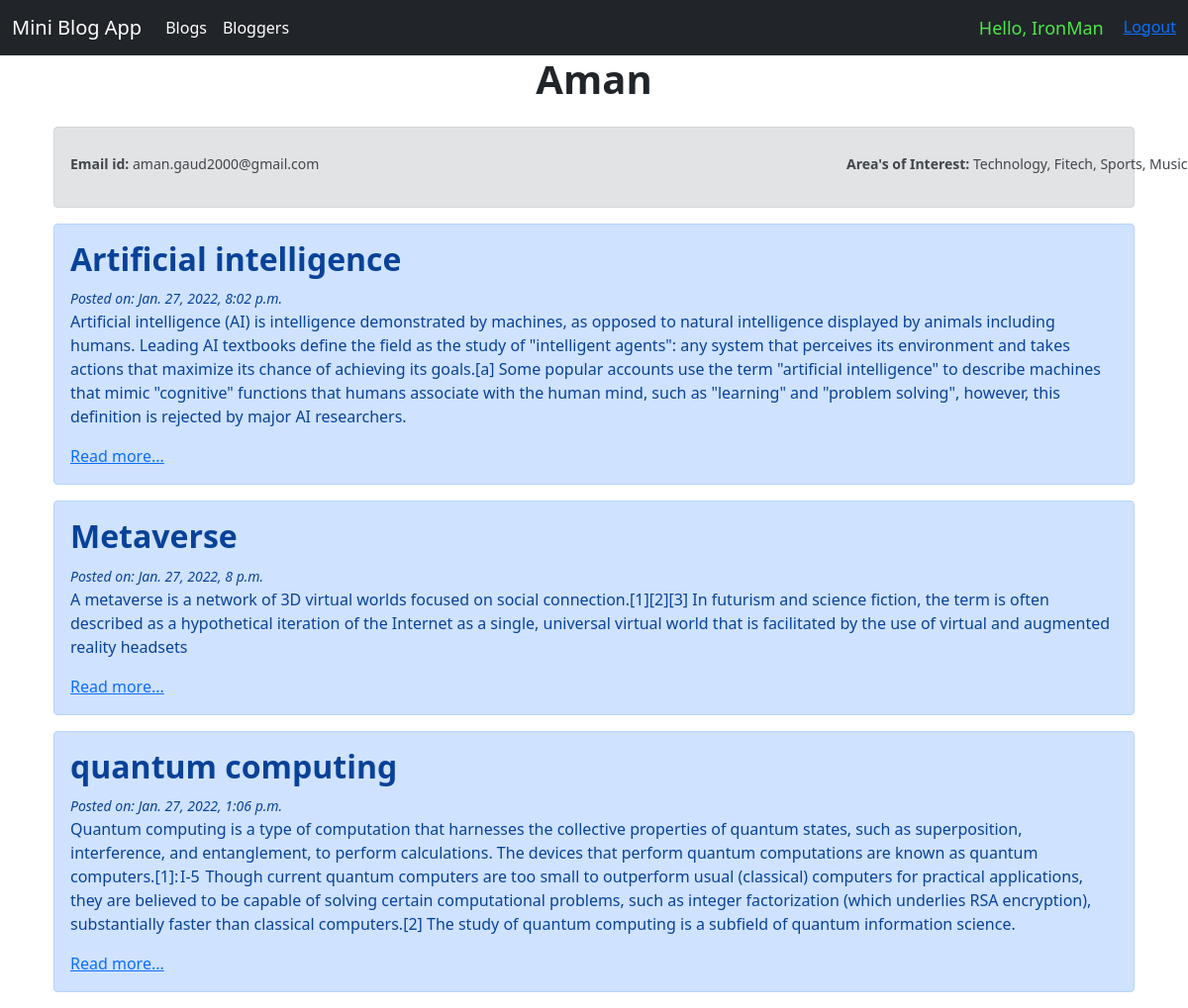
Screenshot of /blog/blogger/3 (signed in) with the database file from the repository.
### blog/models.py (models this page shows)
class Post(models.Model):
    title = models.CharField(max_length=255)
    intro = models.TextField()
    body = models.TextField()
    date_added = models.DateTimeField(auto_now_add=True)
    blogger_name = models.ForeignKey(
        User, null=False, blank=False, on_delete=models.CASCADE, related_name="+")
    class Meta:
        ordering = ['-date_added']

### blog/views.py (the view)
# urls.py: path('blogger/<str:author_id>', views.blogger_detail, name="blogger_detail"),
def blogger_detail(request, author_id):
    blogger = User.objects.get(id=author_id)
    posts = Post.objects.filter(blogger_name=author_id)
    return render(request, 'blog/bloggerdetail.html', {'blogger': blogger, 'posts': posts})

### blog/templates/blog/bloggerdetail.html (shortened to what this page needs)
{% extends 'blog/base.html' %}
{% block content%}
    <div class="container"><br>
        <div  class="position-relative">
    <h1 class="h1 position-absolute top-10 start-50 translate-middle"><b>{{blogger.username}}</b></h1><br></div>
    <br>
      <div class="alert alert-secondary" role="alert">
<small> <span class=" position-relative top-50 start-0 translate-middle"><b>Email id:</b> {{blogger.email}}</span>
  <span class="position-relative top-50 start-50 translate-middle"><b>Area's of Interest:</b> Technology, Fitech, Sports, Music</span></small>
      </div>
      {% for post in posts%}
      <div class="alert alert-primary" role="alert">
        <h2 class="h2"><b>{{post.title}}</b></h2>
        <small><i> Posted on: {{post.date_added}}</i></small>
        <p>{{post.intro}}</p>
        <a href="{% url 'blog_post_detail' post.id%}"> Read more...</a>
      </div>
    {% endfor %}
</div>
{% endblock %}

### blog/templates/blog/base.html (shortened to what this page needs)
<!doctype html>
<html lang="en">
  <head>
    <link href="https://cdn.jsdelivr.net/npm/bootstrap@5.0.2/dist/css/bootstrap.min.css" rel="stylesheet">
  </head>
  <body>
    <nav class="navbar navbar-expand-lg navbar-dark bg-dark">
        <div class="container-fluid">
          <a class="navbar-brand" href="{% url 'home' %}">Mini Blog App</a>
          <div class="collapse navbar-collapse" id="navbarSupportedContent">
            <ul class="navbar-nav me-auto mb-2 mb-lg-0">
              <li class="nav-item">
                <a class="nav-link active" aria-current="page" href="{% url 'blogs_list' %}">Blogs</a>
              </li>
              <li class="nav-item">
                <a class="nav-link active" aria-current="page" href="{% url 'bloggers_list' %}">Bloggers</a>
              </li>
            </ul>
            <ul class="navbar-nav ml-auto">
              <li class="nav-item">
                <span class="hello-msg">Hello, {{request.user|default_if_none:"&nbsp;" }}</span>
              </li>
              <li class="nav-item">
                <span>
                  {% if request.user.is_authenticated %}
                  <a class="logout-msg" href="{% url 'logout' %}">
                    Logout</a>
                  {% else %}
                  <a class="logout-msg" href="{% url 'login' %}">
                    Login</a>
                  {% endif %}
                       </span>
              </li>
            </ul>
          </div>
        </div>
      </nav>
      <section>
        <div class="container">
          {% block content%}
          {% endblock%}
        </div>
      </section>
  </body>
</html>

### blog/templates/blog/base.html (style rules this page uses)
.hello-msg { font-size: 18px; color: rgb(76, 231, 71); margin-right: 20px; }

### rows the page displays
Post: title "Artificial intelligence", date_added "Jan. 27, 2022, 8:02 p.m.", intro "Artificial intelligence (AI) is intelligence demonstrated by machines, as opposed to natural intelligence displayed by animals including humans. Leading AI textbooks define the field as the study of \"intelligent agents\": any system that perceives its environment and takes actions that maximize its chance of achieving its goals.[a] Some popular accounts use the term \"artificial intelligence\" to describe machines that mimic \"cognitive\" functions that humans associate with the human mind, such as \"learning\" and \"problem solving\", however, this definition is rejected by major AI researchers."
Post: title "Metaverse", date_added "Jan. 27, 2022, 8 p.m.", intro "A metaverse is a network of 3D virtual worlds focused on social connection.[1][2][3] In futurism and science fiction, the term is often described as a hypothetical iteration of the Internet as a single, universal virtual world that is facilitated by the use of virtual and augmented reality headsets"
Post: title "quantum computing", date_added "Jan. 27, 2022, 1:06 p.m.", intro "Quantum computing is a type of computation that harnesses the collective properties of quantum states, such as superposition, interference, and entanglement, to perform calculations. The devices that perform quantum computations are known as quantum computers.[1]: I-5 Though current quantum computers are too small to outperform usual (classical) computers for practical applications, they are believed to be capable of solving certain computational problems, such as integer factorization (which underlies RSA encryption), substantially faster than classical computers.[2] The study of quantum computing is a subfield of quantum information science."

### other values shown
{{ request.user|default_if_none:"&nbsp;" }} "IronMan"
{{ blogger.username }} "Aman"
{{ blogger.email }} "aman.gaud2000@gmail.com"
